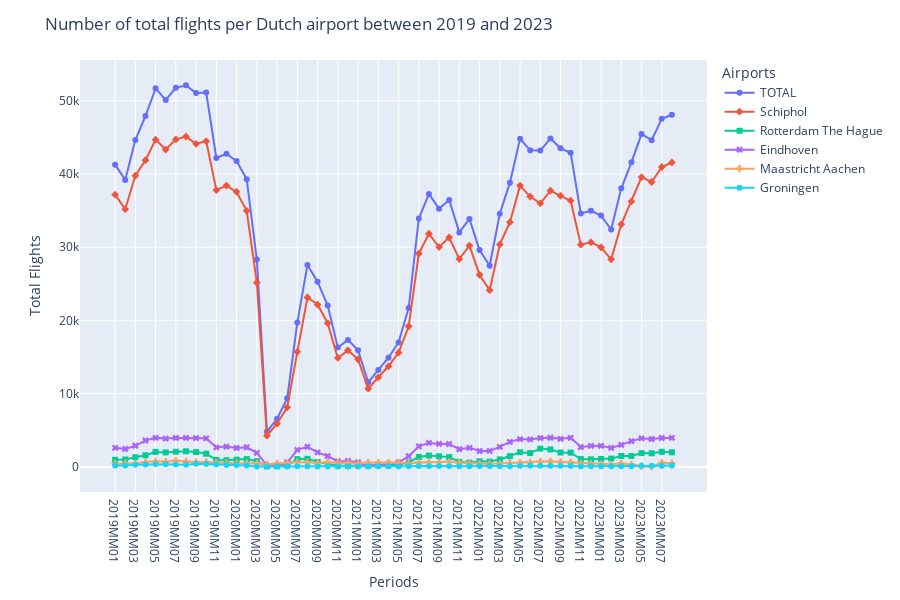

Here is the notebook cell this chart was saved with:
### Code cell
data_total = data.loc[data['Periods'].str.contains('2019MM|2020MM|2021MM|2022MM|2023MM', case=False, regex=True)]

print(f'Dataframe shape: {data_total.shape}')

figtotal = px.line(data_total, 
                x = "Periods", 
                y = "Total Flights",
                color = "Airports",
                symbol = "Airports",
                # log_y=True
                )

figtotal.update_layout(
                title={'text': 'Number of total flights per Dutch airport between 2019 and 2023'},
                height=600,
                # showlegend=False
                )

figtotal.show()

### Figure 1 — Plotly figure (JSON) as saved in the notebook; plotly's stock layout.template omitted (floating-point values rounded to 4 significant figures)
{"data": [{"hovertemplate": "Airports=TOTAL<br>Periods=%{x}<br>Total Flights=%{y}<extra></extra>", "legendgroup": "TOTAL", "line": {"color": "#636efa", "dash": "solid"}, "marker": {"symbol": "circle"}, "mode": "lines+markers", "name": "TOTAL", "orientation": "v", "showlegend": true, "type": "scatter", "x": ["2019MM01", "2019MM02", "2019MM03", "2019MM04", "2019MM05", "2019MM06", "2019MM07", "2019MM08", "2019MM09", "2019MM10", "2019MM11", "2019MM12", "2020MM01", "2020MM02", "2020MM03", "2020MM04", "2020MM05", "2020MM06", "2020MM07", "2020MM08", "2020MM09", "2020MM10", "2020MM11", "2020MM12", "2021MM01", "2021MM02", "2021MM03", "2021MM04", "2021MM05", "2021MM06", "2021MM07", "2021MM08", "2021MM09", "2021MM10", "2021MM11", "2021MM12", "2022MM01", "2022MM02", "2022MM03", "2022MM04", "2022MM05", "2022MM06", "2022MM07", "2022MM08", "2022MM09", "2022MM10", "2022MM11", "2022MM12", "2023MM01", "2023MM02", "2023MM03", "2023MM04", "2023MM05", "2023MM06", "2023MM07", "2023MM08"], "xaxis": "x", "y": [41285, 39204, 44649, 47934, 51719, 50135, 51786, 52127, 51091, 51135, 42195, 42771, 41768, 39299, 28306, 4759, 6556, 9336, 19701, 27575, 25290, 22028, 16283, 17325, 15907, 11528, 13228, 14891, 16987, 21701, 33916, 37282, 35262, 36465, 32026, 33869, 29604, 27456, 34568, 38824, 44823, 43248, 43218, 44862, 43523, 42909, 34597, 34968, 34322, 32416, 38044, 41609, 45469, 44638, 47556, 48111], "yaxis": "y"}, {"hovertemplate": "Airports=Schiphol<br>Periods=%{x}<br>Total Flights=%{y}<extra></extra>", "legendgroup": "Schiphol", "line": {"color": "#EF553B", "dash": "solid"}, "marker": {"symbol": "diamond"}, "mode": "lines+markers", "name": "Schiphol", "orientation": "v", "showlegend": true, "type": "scatter", "x": ["2019MM01", "2019MM02", "2019MM03", "2019MM04", "2019MM05", "2019MM06", "2019MM07", "2019MM08", "2019MM09", "2019MM10", "2019MM11", "2019MM12", "2020MM01", "2020MM02", "2020MM03", "2020MM04", "2020MM05", "2020MM06", "2020MM07", "2020MM08", "2020MM09", "2020MM10", "2020MM11", "2020MM12", "2021MM01", "2021MM02", "2021MM03", "2021MM04", "2021MM05", "2021MM06", "2021MM07", "2021MM08", "2021MM09", "2021MM10", "2021MM11", "2021MM12", "2022MM01", "2022MM02", "2022MM03", "2022MM04", "2022MM05", "2022MM06", "2022MM07", "2022MM08", "2022MM09", "2022MM10", "2022MM11", "2022MM12", "2023MM01", "2023MM02", "2023MM03", "2023MM04", "2023MM05", "2023MM06", "2023MM07", "2023MM08"], "xaxis": "x", "y": [37185, 35195, 39785, 41892, 44706, 43348, 44736, 45122, 44131, 44502, 37800, 38425, 37567, 34979, 25155, 4236, 5873, 8108, 15702, 23125, 22162, 19614, 14858, 15896, 14666, 10655, 12217, 13720, 15576, 19195, 29141, 31847, 30019, 31324, 28371, 30225, 26231, 24129, 30382, 33421, 38419, 36919, 36000, 37730, 37027, 36361, 30348, 30669, 29987, 28345, 33128, 36258, 39568, 38912, 40965, 41584], "yaxis": "y"}, {"hovertemplate": "Airports=Rotterdam The Hague<br>Periods=%{x}<br>Total Flights=%{y}<extra></extra>", "legendgroup": "Rotterdam The Hague", "line": {"color": "#00cc96", "dash": "solid"}, "marker": {"symbol": "square"}, "mode": "lines+markers", "name": "Rotterdam The Hague", "orientation": "v", "showlegend": true, "type": "scatter", "x": ["2019MM01", "2019MM02", "2019MM03", "2019MM04", "2019MM05", "2019MM06", "2019MM07", "2019MM08", "2019MM09", "2019MM10", "2019MM11", "2019MM12", "2020MM01", "2020MM02", "2020MM03", "2020MM04", "2020MM05", "2020MM06", "2020MM07", "2020MM08", "2020MM09", "2020MM10", "2020MM11", "2020MM12", "2021MM01", "2021MM02", "2021MM03", "2021MM04", "2021MM05", "2021MM06", "2021MM07", "2021MM08", "2021MM09", "2021MM10", "2021MM11", "2021MM12", "2022MM01", "2022MM02", "2022MM03", "2022MM04", "2022MM05", "2022MM06", "2022MM07", "2022MM08", "2022MM09", "2022MM10", "2022MM11", "2022MM12", "2023MM01", "2023MM02", "2023MM03", "2023MM04", "2023MM05", "2023MM06", "2023MM07", "2023MM08"], "xaxis": "x", "y": [938, 978, 1286, 1556, 2011, 1943, 2039, 2099, 1997, 1771, 910, 878, 963, 1031, 748, 41, 46, 168, 1032, 1071, 635, 353, 134, 115, 181, 144, 185, 195, 267, 579, 1312, 1516, 1410, 1303, 674, 541, 734, 699, 989, 1437, 1974, 1858, 2465, 2353, 1927, 1914, 1037, 996, 1052, 1108, 1455, 1469, 1851, 1826, 2025, 1962], "yaxis": "y"}, {"hovertemplate": "Airports=Eindhoven<br>Periods=%{x}<br>Total Flights=%{y}<extra></extra>", "legendgroup": "Eindhoven", "line": {"color": "#ab63fa", "dash": "solid"}, "marker": {"symbol": "x"}, "mode": "lines+markers", "name": "Eindhoven", "orientation": "v", "showlegend": true, "type": "scatter", "x": ["2019MM01", "2019MM02", "2019MM03", "2019MM04", "2019MM05", "2019MM06", "2019MM07", "2019MM08", "2019MM09", "2019MM10", "2019MM11", "2019MM12", "2020MM01", "2020MM02", "2020MM03", "2020MM04", "2020MM05", "2020MM06", "2020MM07", "2020MM08", "2020MM09", "2020MM10", "2020MM11", "2020MM12", "2021MM01", "2021MM02", "2021MM03", "2021MM04", "2021MM05", "2021MM06", "2021MM07", "2021MM08", "2021MM09", "2021MM10", "2021MM11", "2021MM12", "2022MM01", "2022MM02", "2022MM03", "2022MM04", "2022MM05", "2022MM06", "2022MM07", "2022MM08", "2022MM09", "2022MM10", "2022MM11", "2022MM12", "2023MM01", "2023MM02", "2023MM03", "2023MM04", "2023MM05", "2023MM06", "2023MM07", "2023MM08"], "xaxis": "x", "y": [2579, 2417, 2854, 3573, 3933, 3836, 3922, 3933, 3913, 3870, 2641, 2738, 2554, 2649, 1888, 148, 178, 565, 2292, 2713, 1947, 1451, 721, 769, 572, 169, 226, 373, 562, 1428, 2779, 3245, 3112, 3097, 2390, 2571, 2133, 2151, 2700, 3390, 3768, 3724, 3909, 3948, 3800, 3935, 2683, 2838, 2843, 2565, 2970, 3495, 3864, 3774, 3915, 3929], "yaxis": "y"}, {"hovertemplate": "Airports=Maastricht Aachen<br>Periods=%{x}<br>Total Flights=%{y}<extra></extra>", "legendgroup": "Maastricht Aachen", "line": {"color": "#FFA15A", "dash": "solid"}, "marker": {"symbol": "cross"}, "mode": "lines+markers", "name": "Maastricht Aachen", "orientation": "v", "showlegend": true, "type": "scatter", "x": ["2019MM01", "2019MM02", "2019MM03", "2019MM04", "2019MM05", "2019MM06", "2019MM07", "2019MM08", "2019MM09", "2019MM10", "2019MM11", "2019MM12", "2020MM01", "2020MM02", "2020MM03", "2020MM04", "2020MM05", "2020MM06", "2020MM07", "2020MM08", "2020MM09", "2020MM10", "2020MM11", "2020MM12", "2021MM01", "2021MM02", "2021MM03", "2021MM04", "2021MM05", "2021MM06", "2021MM07", "2021MM08", "2021MM09", "2021MM10", "2021MM11", "2021MM12", "2022MM01", "2022MM02", "2022MM03", "2022MM04", "2022MM05", "2022MM06", "2022MM07", "2022MM08", "2022MM09", "2022MM10", "2022MM11", "2022MM12", "2023MM01", "2023MM02", "2023MM03", "2023MM04", "2023MM05", "2023MM06", "2023MM07", "2023MM08"], "xaxis": "x", "y": [413, 456, 454, 622, 723, 678, 808, 713, 641, 616, 564, 511, 474, 476, 485, 329, 452, 489, 621, 615, 516, 587, 548, 535, 468, 537, 560, 563, 555, 460, 583, 600, 623, 656, 523, 473, 431, 398, 434, 514, 542, 599, 712, 696, 640, 587, 460, 396, 376, 331, 423, 326, 60, 0, 525, 479], "yaxis": "y"}, {"hovertemplate": "Airports=Groningen<br>Periods=%{x}<br>Total Flights=%{y}<extra></extra>", "legendgroup": "Groningen", "line": {"color": "#19d3f3", "dash": "solid"}, "marker": {"symbol": "circle"}, "mode": "lines+markers", "name": "Groningen", "orientation": "v", "showlegend": true, "type": "scatter", "x": ["2019MM01", "2019MM02", "2019MM03", "2019MM04", "2019MM05", "2019MM06", "2019MM07", "2019MM08", "2019MM09", "2019MM10", "2019MM11", "2019MM12", "2020MM01", "2020MM02", "2020MM03", "2020MM04", "2020MM05", "2020MM06", "2020MM07", "2020MM08", "2020MM09", "2020MM10", "2020MM11", "2020MM12", "2021MM01", "2021MM02", "2021MM03", "2021MM04", "2021MM05", "2021MM06", "2021MM07", "2021MM08", "2021MM09", "2021MM10", "2021MM11", "2021MM12", "2022MM01", "2022MM02", "2022MM03", "2022MM04", "2022MM05", "2022MM06", "2022MM07", "2022MM08", "2022MM09", "2022MM10", "2022MM11", "2022MM12", "2023MM01", "2023MM02", "2023MM03", "2023MM04", "2023MM05", "2023MM06", "2023MM07", "2023MM08"], "xaxis": "x", "y": [170, 158, 270, 291, 346, 330, 281, 260, 409, 376, 280, 219, 210, 164, 30, 5, 7, 6, 54, 51, 30, 23, 22, 10, 20, 23, 40, 40, 27, 39, 101, 74, 98, 85, 68, 59, 75, 79, 63, 62, 120, 148, 132, 135, 129, 112, 69, 69, 64, 67, 68, 61, 126, 126, 126, 157], "yaxis": "y"}], "layout": {"height": 600, "legend": {"title": {"text": "Airports"}, "tracegroupgap": 0}, "margin": {"t": 60}, "title": {"text": "Number of total flights per Dutch airport between 2019 and 2023"}, "xaxis": {"anchor": "y", "domain": [0, 1], "title": {"text": "Periods"}}, "yaxis": {"anchor": "x", "domain": [0, 1], "title": {"text": "Total Flights"}}}}
